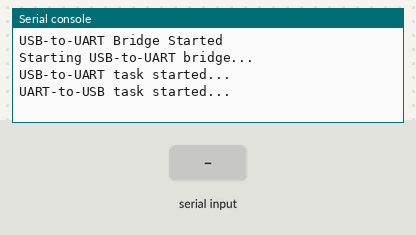
The program below on a simulated Raspberry Pi Pico running MicroPython. On the bench: the last lines printed to the serial console. The inputs (shaded band) are chosen by the test bench.

Above: at 1.2 s.
1.3 s: "1\n" received over the second serial link
At 1.9 s:
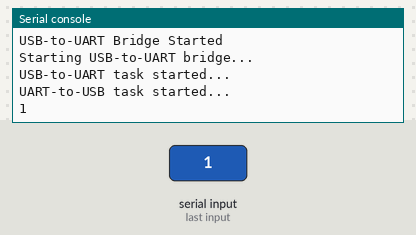
2.8 s: "0\n" received over the second serial link
At 4.2 s:
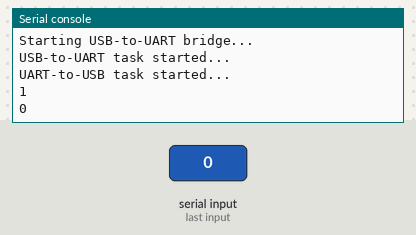

The program:

main.py
```python
#!/usr/bin/env micropython
import uasyncio as asyncio
import select
from machine import UART, Pin
import sys

# UART Configuration
UART0 = 0
TX_PIN = 0
RX_PIN = 1
BAUD_RATE = 115200

# Initialize UART with explicit settings for device communication
uart = UART(UART0, BAUD_RATE, parity=None, bits=8, stop=1,
            tx=Pin(TX_PIN, Pin.OUT), rx=Pin(RX_PIN, Pin.IN),
            timeout=0)  # No timeout for immediate response

# Set up poll for stdin
poll = select.poll()
poll.register(sys.stdin, select.POLLIN)

print("USB-to-UART Bridge Started")

async def usb_to_uart():
    """Forward data from USB to UART"""
    print("USB-to-UART task started...")
    try:
        while True:
            # Check if data is available on USB using poll
            if poll.poll(0):  # Non-blocking check
                data = sys.stdin.read(1024)
                if data:
                    # Forward to UART
                    uart.write(data)
            # Yield control to event loop
            await asyncio.sleep_ms(1)
    except Exception as e:
        print(f"USB-to-UART error: {e}")

async def uart_to_usb():
    """Forward data from UART to USB"""
    print("UART-to-USB task started...")
    try:
        while True:
            # Check if data is available on UART
            if uart.any():
                data = uart.read()
                if data:
                    # Forward to USB
                    sys.stdout.write(data)
                    try:
                        sys.stdout.flush()
                    except:
                        pass
            # Yield control to event loop
            await asyncio.sleep_ms(1)
    except Exception as e:
        print(f"UART-to-USB error: {e}")

async def main():
    """Main function to run both tasks concurrently"""
    print("Starting USB-to-UART bridge...")
    # Run both tasks concurrently
    await asyncio.gather(
        usb_to_uart(),
        uart_to_usb()
    )

# Run the main async function
try:
    asyncio.run(main())
except KeyboardInterrupt:
    print("\nExiting...")
finally:
    # Clean up
    uart.deinit()
```

Measured:
- after the input at 1.3 s, the serial console: prints a new line at once (image 1)
- after the input at 2.8 s, the serial console: prints a new line at once (image 2)
